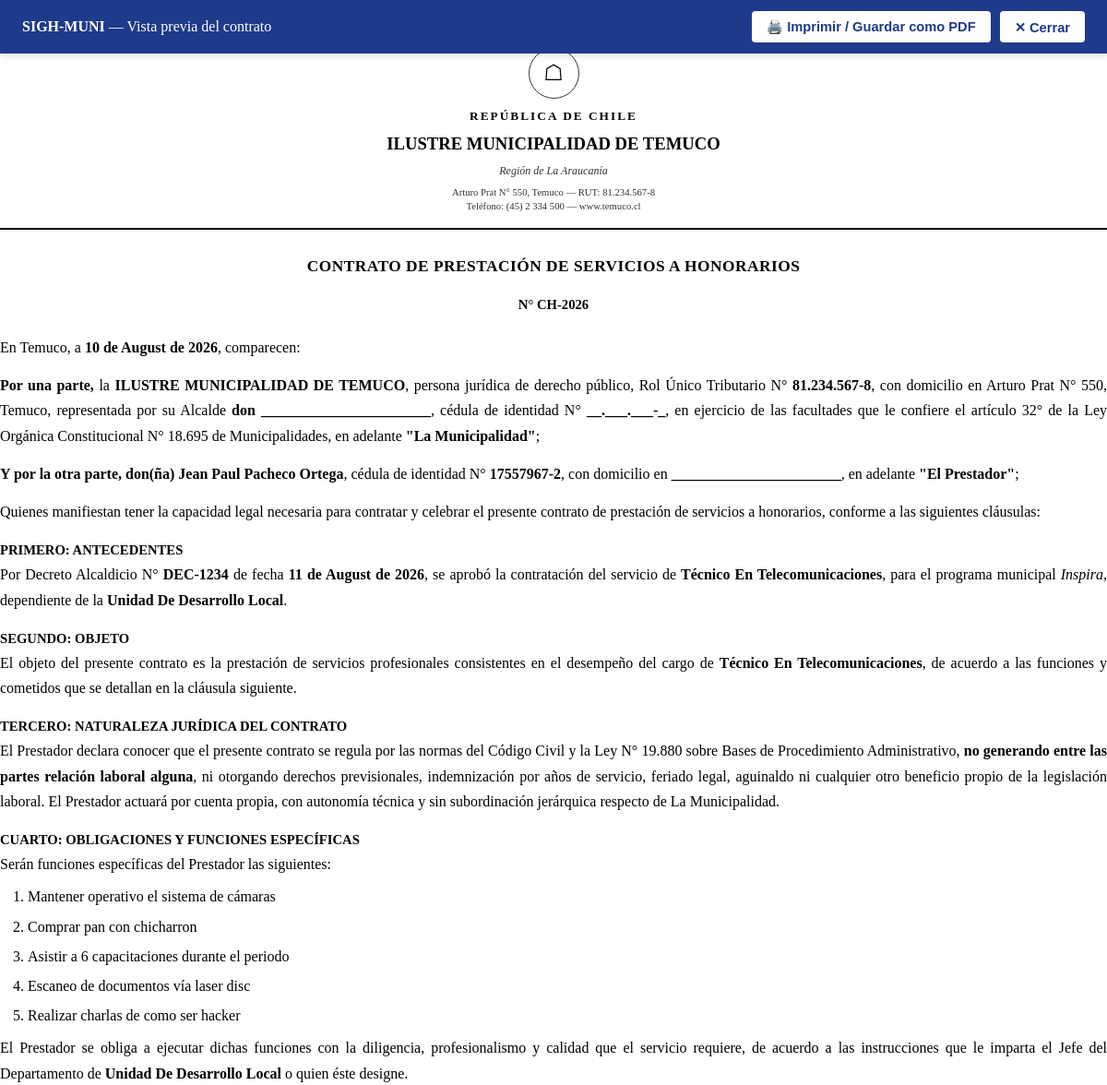
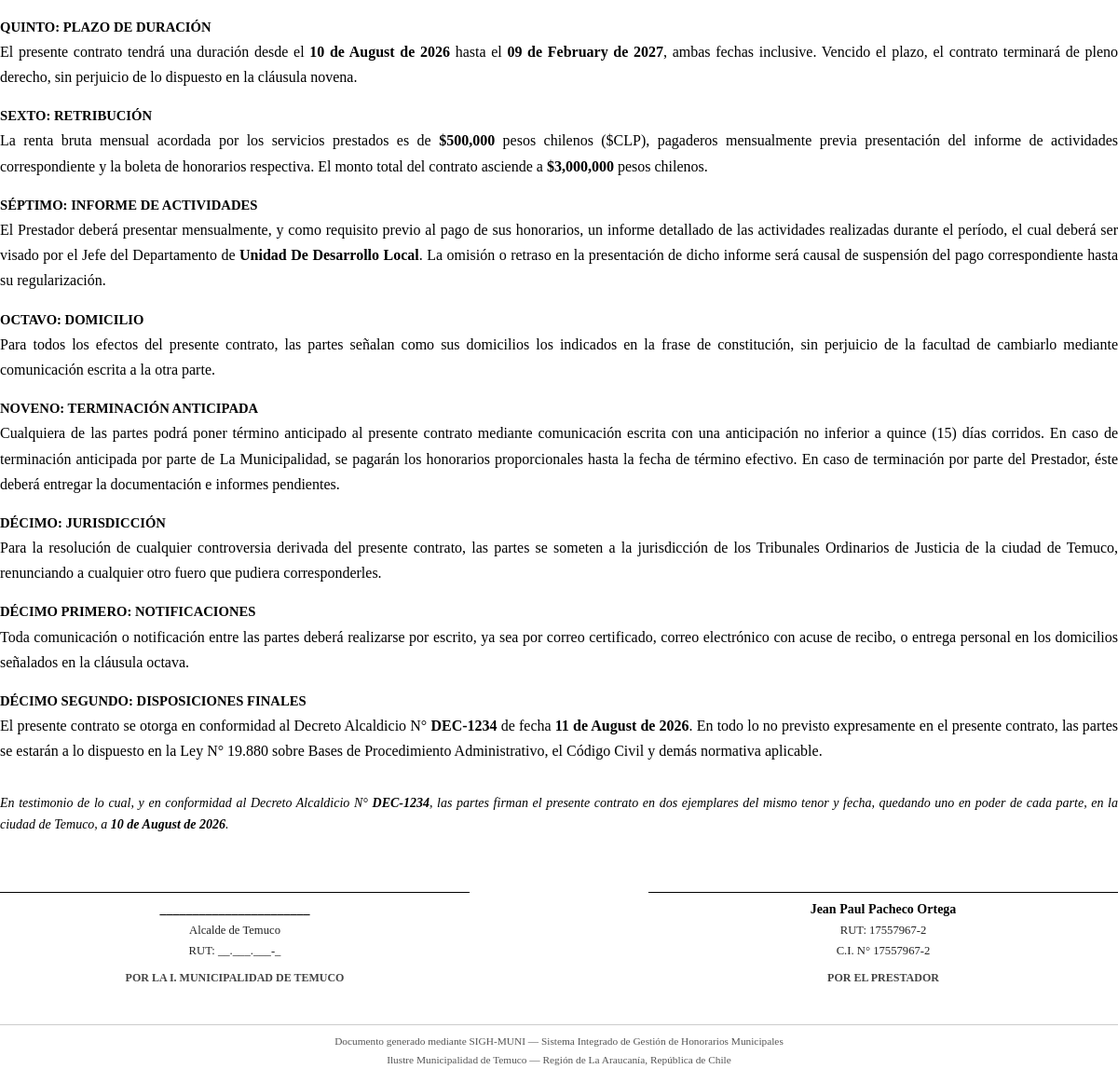
The app's page /contracts/3/preview (signed in) with its own data (2 pictures, top to bottom).
### app/models/contract.py (models this page shows, shortened)
class Contract(db.Model):
    __tablename__ = 'contracts'
    id = db.Column(db.Integer, primary_key=True)
    provider_id = db.Column(db.Integer, db.ForeignKey('service_providers.id'), nullable=False)
    department_id = db.Column(db.Integer, db.ForeignKey('departments.id'), nullable=False)
    creation_type = db.Column(db.String(50), default='CREADO')
    contract_number = db.Column(db.String(50), unique=True, nullable=False)
    decline_number = db.Column(db.String(50), nullable=True)
    decline_date = db.Column(db.Date, nullable=True)
    position_title = db.Column(db.String(150), nullable=False)
    program_name = db.Column(db.String(150), nullable=True)
    monthly_amount_gross = db.Column(db.Float, nullable=False)
    total_contract_amount = db.Column(db.Float, nullable=False)
    start_date = db.Column(db.Date, nullable=False)
    end_date = db.Column(db.Date, nullable=False)
    pdf_file_path = db.Column(db.String(255), nullable=True)
    ocr_processed = db.Column(db.Integer, default=0)
    status = db.Column(db.String(30), default='BORRADOR')
    created_at = db.Column(db.DateTime, default=datetime.utcnow)
    provider = db.relationship('ServiceProvider', back_populates='contracts', lazy=True)
    department = db.relationship('Department', backref=db.backref('department_contracts', lazy=True))
    functions = db.relationship('ContractFunction', backref='contract', cascade='all, delete-orphan', lazy=True,
                                order_by='ContractFunction.function_order')
    payments = db.relationship('MonthlyPayment', back_populates='contract', lazy=True, cascade='all, delete-orphan')

class ContractFunction(db.Model):
    __tablename__ = 'contract_functions'
    id = db.Column(db.Integer, primary_key=True)
    contract_id = db.Column(db.Integer, db.ForeignKey('contracts.id'), nullable=False)
    function_order = db.Column(db.Integer, nullable=False)
    function_description = db.Column(db.Text, nullable=False)
    is_mandatory_for_payment = db.Column(db.Integer, default=1)
    created_at = db.Column(db.DateTime, default=datetime.utcnow)

### app/models/provider.py (models this page shows, shortened)
class ServiceProvider(db.Model):
    __tablename__ = 'service_providers'
    id = db.Column(db.Integer, primary_key=True, autoincrement=True)
    rut = db.Column(db.String(20), nullable=False, unique=True, index=True)
    first_name = db.Column(db.String(100), nullable=False)
    paternal_last_name = db.Column(db.String(100), nullable=False)
    maternal_last_name = db.Column(db.String(100), nullable=True)
    email = db.Column(db.String(120), nullable=True)
    phone = db.Column(db.String(50), nullable=True)
    address = db.Column(db.Text, nullable=True)
    bank_name = db.Column(db.String(100), nullable=True)
    account_type = db.Column(db.String(50), nullable=True)
    account_number = db.Column(db.String(50), nullable=True)
    created_at = db.Column(db.DateTime, nullable=False, default=datetime.utcnow)
    contracts = db.relationship('Contract', back_populates='provider', lazy=True, cascade="all, delete-orphan")
    @property
    def full_name(self):
        maternal = f" {self.maternal_last_name}" if self.maternal_last_name else ""
        return f"{self.first_name} {self.paternal_last_name}{maternal}"

### app/models/user.py (models this page shows, shortened)
class Department(db.Model):
    __tablename__ = 'departments'
    id = db.Column(db.Integer, primary_key=True, autoincrement=True)
    code = db.Column(db.String(50), nullable=False, unique=True)
    name = db.Column(db.String(150), nullable=False)
    cost_center = db.Column(db.String(50), nullable=True)
    is_active = db.Column(db.Integer, nullable=False, default=1)
    created_at = db.Column(db.DateTime, nullable=False, default=datetime.utcnow)
    users = db.relationship('User', backref='department', lazy=True)

### app/routes/contract_builder.py (the view)
@contract_builder_bp.route('/<int:contract_id>/preview')
@login_required
def preview(contract_id):
    contract = Contract.query.get_or_404(contract_id)
    return generate_contract_html(contract)

### app/__init__.py (called while the page is built)
def create_app(config_class=Config):
    app = Flask(__name__)
    app.config.from_object(config_class)
    os.makedirs(app.config['UPLOAD_FOLDER'], exist_ok=True)
    db.init_app(app)
    migrate.init_app(app, db)
    if 'sqlite' in app.config['SQLALCHEMY_DATABASE_URI']:
        from sqlalchemy import event
        from sqlalchemy.engine import Engine
        @event.listens_for(Engine, "connect")
        def set_sqlite_pragma(dbapi_connection, connection_record):
            cursor = dbapi_connection.cursor()
            cursor.execute("PRAGMA foreign_keys=ON;")
            cursor.close()
    from app.auth.routes import auth_bp
    app.register_blueprint(auth_bp, url_prefix='/auth')
    from app.routes import register_routes
    register_routes(app)
    return app

### app/auth/utils.py (called while the page is built)
def login_required(f):
    @wraps(f)
    def decorated_function(*args, **kwargs):
        if 'user_id' not in session:
            flash('Debes iniciar sesión para acceder a esta sección.', 'warning')
            return redirect(url_for('auth.login', next=request.url))
        return f(*args, **kwargs)
    return decorated_function

### app/services/pdf_generator.py (called while the page is built)
def generate_contract_html(contract):
    return render_template('contracts/pdf_template.html', contract=contract)

### app/templates/contracts/pdf_template.html (shortened to what this page needs)
<!DOCTYPE html>
<html lang="es">
<head>
</head>
<body>
    <div class="print-bar">
        <div><strong>SIGH-MUNI</strong> — Vista previa del contrato</div>
        <div style="display: flex; gap: 10px;">
            <button onclick="window.print()">🖨️ Imprimir / Guardar como PDF</button>
            <button onclick="window.close()">✕ Cerrar</button>
        </div>
    </div>
    <div class="print-bar-spacer"></div>
    <div class="membrete">
        <div class="membrete-escudo">☖</div>
        <div class="membrete-republica">República de Chile</div>
        <div class="membrete-muni">Ilustre Municipalidad de Temuco</div>
        <div class="membrete-sub">Región de La Araucanía</div>
        <div class="membrete-datos">
            Arturo Prat N° 550, Temuco — RUT: 81.234.567-8<br>
            Teléfono: (45) 2 334 500 — www.temuco.cl
        </div>
    </div>
    <div class="titulo-contrato">Contrato de Prestación de Servicios a Honorarios</div>
    <div class="numero-contrato">N° {{ contract.contract_number }}</div>
    <div class="clausula">
        En Temuco, a <span class="negrita">{{ contract.contract_date.strftime('%d de %B de %Y') if contract.contract_date else contract.start_date.strftime('%d de %B de %Y') }}</span>, comparecen:
    </div>
    <div class="clausula">
        <strong>Por una parte,</strong> la <span class="negrita mayuscula">Ilustre Municipalidad de Temuco</span>, persona jurídica de derecho público, Rol Único Tributario N° <span class="negrita">81.234.567-8</span>, con domicilio en Arturo Prat N° 550, Temuco, representada por su Alcalde <span class="negrita">don {{ contract.mayor_name or '_______________________' }}</span>, cédula de identidad N° <span class="negrita">{{ contract.mayor_rut or '__.___.___-_' }}</span>, en ejercicio de las facultades que le confiere el artículo 32° de la Ley Orgánica Constitucional N° 18.695 de Municipalidades, en adelante <span class="negrita">"La Municipalidad"</span>;
    </div>
    <div class="clausula">
        <strong>Y por la otra parte,</strong> <span class="negrita">don(ña) {{ contract.provider.full_name }}</span>, cédula de identidad N° <span class="negrita">{{ contract.provider.rut }}</span>, con domicilio en <span class="negrita">{{ contract.provider.address or '_______________________' }}</span>, en adelante <span class="negrita">"El Prestador"</span>;
    </div>
    <div class="clausula">
        Quienes manifiestan tener la capacidad legal necesaria para contratar y celebrar el presente contrato de prestación de servicios a honorarios, conforme a las siguientes cláusulas:
    </div>
    <div class="clausula">
        <span class="clausula-titulo">Primero: Antecedentes</span><br>
        {% if contract.decline_number %}
        Por Decreto Alcaldicio N° <span class="negrita">{{ contract.decline_number }}</span>{% if contract.decline_date %} de fecha <span class="negrita">{{ contract.decline_date.strftime('%d de %B de %Y') }}</span>{% endif %}, se aprobó la contratación del servicio de <span class="negrita">{{ contract.position_title }}</span>, para el programa municipal <span class="cursiva">{{ contract.program_name or 'Gestión Municipal' }}</span>, dependiente de la <span class="negrita">{{ contract.department.name }}</span>.
        {% endif %}
    </div>
    <div class="clausula">
        <span class="clausula-titulo">Segundo: Objeto</span><br>
        El objeto del presente contrato es la prestación de servicios profesionales consistentes en el desempeño del cargo de <span class="negrita">{{ contract.position_title }}</span>, de acuerdo a las funciones y cometidos que se detallan en la cláusula siguiente.
    </div>
    <div class="clausula">
        <span class="clausula-titulo">Tercero: Naturaleza Jurídica del Contrato</span><br>
        El Prestador declara conocer que el presente contrato se regula por las normas del Código Civil y la Ley N° 19.880 sobre Bases de Procedimiento Administrativo, <span class="negrita">no generando entre las partes relación laboral alguna</span>, ni otorgando derechos previsionales, indemnización por años de servicio, feriado legal, aguinaldo ni cualquier otro beneficio propio de la legislación laboral. El Prestador actuará por cuenta propia, con autonomía técnica y sin subordinación jerárquica respecto de La Municipalidad.
    </div>
    <div class="clausula">
        <span class="clausula-titulo">Cuarto: Obligaciones y Funciones Específicas</span><br>
        Serán funciones específicas del Prestador las siguientes:
        <ol class="lista-funciones">
            {% for f in contract.functions %}
            <li>{{ f.function_description or f.description }}</li>
            {% endfor %}
        </ol>
        El Prestador se obliga a ejecutar dichas funciones con la diligencia, profesionalismo y calidad que el servicio requiere, de acuerdo a las instrucciones que le imparta el Jefe del Departamento de <span class="negrita">{{ contract.department.name }}</span> o quien éste designe.
    </div>
    <div class="clausula">
        <span class="clausula-titulo">Quinto: Plazo de Duración</span><br>
        El presente contrato tendrá una duración desde el <span class="negrita">{{ contract.start_date.strftime('%d de %B de %Y') }}</span> hasta el <span class="negrita">{{ contract.end_date.strftime('%d de %B de %Y') }}</span>, ambas fechas inclusive. Vencido el plazo, el contrato terminará de pleno derecho, sin perjuicio de lo dispuesto en la cláusula novena.
    </div>
    <div class="clausula">
        <span class="clausula-titulo">Sexto: Retribución</span><br>
        La renta bruta mensual acordada por los servicios prestados es de <span class="negrita">${{ "{:,.0f}".format(contract.monthly_amount_gross) }}</span> pesos chilenos ($CLP), pagaderos mensualmente previa presentación del informe de actividades correspondiente y la boleta de honorarios respectiva. El monto total del contrato asciende a <span class="negrita">${{ "{:,.0f}".format(contract.total_contract_amount or (contract.monthly_amount_gross * contract.duration_months)) }}</span> pesos chilenos.
    </div>
    <div class="clausula">
        <span class="clausula-titulo">Séptimo: Informe de Actividades</span><br>
        El Prestador deberá presentar mensualmente, y como requisito previo al pago de sus honorarios, un informe detallado de las actividades realizadas durante el período, el cual deberá ser visado por el Jefe del Departamento de <span class="negrita">{{ contract.department.name }}</span>. La omisión o retraso en la presentación de dicho informe será causal de suspensión del pago correspondiente hasta su regularización.
    </div>
    <div class="clausula">
        <span class="clausula-titulo">Octavo: Domicilio</span><br>
        Para todos los efectos del presente contrato, las partes señalan como sus domicilios los indicados en la frase de constitución, sin perjuicio de la facultad de cambiarlo mediante comunicación escrita a la otra parte.
    </div>
    <div class="clausula">
        <span class="clausula-titulo">Noveno: Terminación Anticipada</span><br>
        Cualquiera de las partes podrá poner término anticipado al presente contrato mediante comunicación escrita con una anticipación no inferior a quince (15) días corridos. En caso de terminación anticipada por parte de La Municipalidad, se pagarán los honorarios proporcionales hasta la fecha de término efectivo. En caso de terminación por parte del Prestador, éste deberá entregar la documentación e informes pendientes.
    </div>
    <div class="clausula">
        <span class="clausula-titulo">Décimo: Jurisdicción</span><br>
        Para la resolución de cualquier controversia derivada del presente contrato, las partes se someten a la jurisdicción de los Tribunales Ordinarios de Justicia de la ciudad de Temuco, renunciando a cualquier otro fuero que pudiera corresponderles.
    </div>
    <div class="clausula">
        <span class="clausula-titulo">Décimo Primero: Notificaciones</span><br>
        Toda comunicación o notificación entre las partes deberá realizarse por escrito, ya sea por correo certificado, correo electrónico con acuse de recibo, o entrega personal en los domicilios señalados en la cláusula octava.
    </div>
    <div class="clausula">
        <span class="clausula-titulo">Décimo Segundo: Disposiciones Finales</span><br>
        {% if contract.decline_number %}
        El presente contrato se otorga en conformidad al Decreto Alcaldicio N° <span class="negrita">{{ contract.decline_number }}</span>{% if contract.decline_date %} de fecha <span class="negrita">{{ contract.decline_date.strftime('%d de %B de %Y') }}</span>{% endif %}.
        {% endif %}
        En todo lo no previsto expresamente en el presente contrato, las partes se estarán a lo dispuesto en la Ley N° 19.880 sobre Bases de Procedimiento Administrativo, el Código Civil y demás normativa aplicable.
    </div>
    <div class="testimonio">
        En testimonio de lo cual, y en conformidad al Decreto Alcaldicio N° <span class="negrita">{{ contract.decline_number or '_________' }}</span>, las partes firman el presente contrato en dos ejemplares del mismo tenor y fecha, quedando uno en poder de cada parte, en la ciudad de Temuco, a <span class="negrita">{{ contract.contract_date.strftime('%d de %B de %Y') if contract.contract_date else contract.start_date.strftime('%d de %B de %Y') }}</span>.
    </div>
    <div class="firmas">
        <div class="firmas-grid">
            <div class="firma-box">
                <div class="firma-linea">
                    <div class="firma-nombre">{{ contract.mayor_name or '_______________________' }}</div>
                    <div class="firma-cargo">Alcalde de Temuco</div>
                    <div class="firma-cargo">RUT: {{ contract.mayor_rut or '__.___.___-_' }}</div>
                </div>
                <div style="margin-top: 8px; font-size: 9pt; color: #444;">
                    <strong>POR LA I. MUNICIPALIDAD DE TEMUCO</strong>
                </div>
            </div>
            <div class="firma-box">
                <div class="firma-linea">
                    <div class="firma-nombre">{{ contract.provider.full_name }}</div>
                    <div class="firma-cargo">RUT: {{ contract.provider.rut }}</div>
                    <div class="firma-cargo">C.I. N° {{ contract.provider.rut }}</div>
                </div>
                <div style="margin-top: 8px; font-size: 9pt; color: #444;">
                    <strong>POR EL PRESTADOR</strong>
                </div>
            </div>
        </div>
    </div>
    <div style="margin-top: 40px; text-align: center; font-size: 8.5pt; color: #555; border-top: 1px solid #ccc; padding-top: 8px;">
        Documento generado mediante SIGH-MUNI — Sistema Integrado de Gestión de Honorarios Municipales<br>
        Ilustre Municipalidad de Temuco — Región de La Araucanía, República de Chile
    </div>
</body>
</html>

### records on screen
Contract: contract_number "CH-2026", contract_date "10 de August de 2026", decline_number "DEC-1234", decline_date "11 de August de 2026", position_title "Técnico En Telecomunicaciones", program_name "Inspira", start_date "10 de August de 2026", end_date "09 de February de 2027", monthly_amount_gross "500,000", total_contract_amount "3,000,000"
ServiceProvider: provider.full_name "Jean Paul Pacheco Ortega", provider.rut "17557967-2", provider "_______________________"
Department: department.name "Unidad De Desarrollo Local"
ContractFunction: function_description "Mantener operativo el sistema de cámaras"
ContractFunction: function_description "Comprar pan con chicharron"
ContractFunction: function_description "Asistir a 6 capacitaciones durante el periodo"
ContractFunction: function_description "Escaneo de documentos vía laser disc"
ContractFunction: function_description "Realizar charlas de como ser hacker"

### other values on screen
{{ contract.mayor_name or '_______________________' }} "_______________________"
{{ contract.mayor_rut or '__.___.___-_' }} "__.___.___-_"
